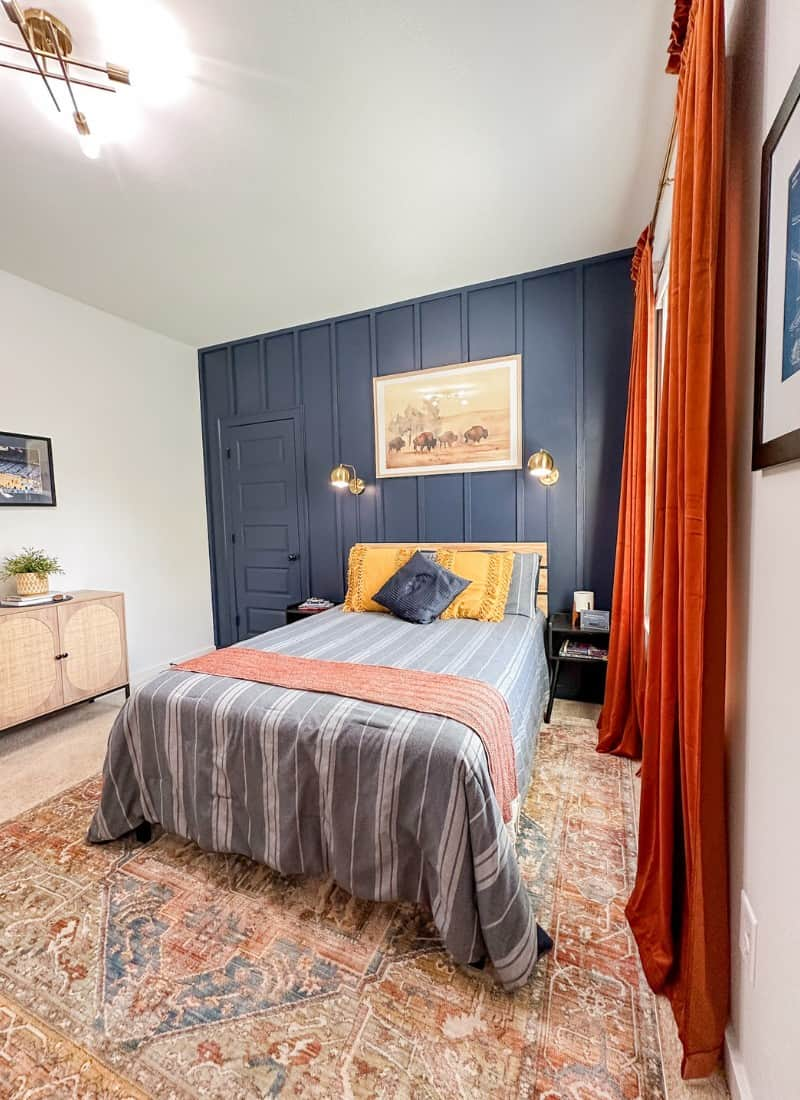
#> input picture backend/uploads/room-images/1785968137008-2f6f5a93aef21b59.jpg, 800 x 1100 px
$ python -i opencv_service.py   (imports and definitions only)
#> lines starting #> are read from the running program, lines starting #| are printed output that depends on the picture
#> further down, picture is the input picture: shape (1100, 800, 3); mean B, G, R 137.6, 147.5, 171.7
import cv2
import numpy as np
from typing import Tuple


# [58 lines left out: functions resize_image, compress_image, not called in this run]


def enhance_image(image: np.ndarray) -> np.ndarray:
    """
    Apply basic image enhancement for better AI analysis.
    Includes contrast adjustment and slight sharpening.

    Args:
        image: Input image as numpy array (BGR format).

    Returns:
        Enhanced image as numpy array.
    """
    # Apply CLAHE (Contrast Limited Adaptive Histogram Equalization)
    lab = cv2.cvtColor(image, cv2.COLOR_BGR2LAB)
#> lab: shape (1100, 800, 3); mean of channels 0, 1, 2 160.1, 136.5, 137.6
    l_channel, a_channel, b_channel = cv2.split(lab)
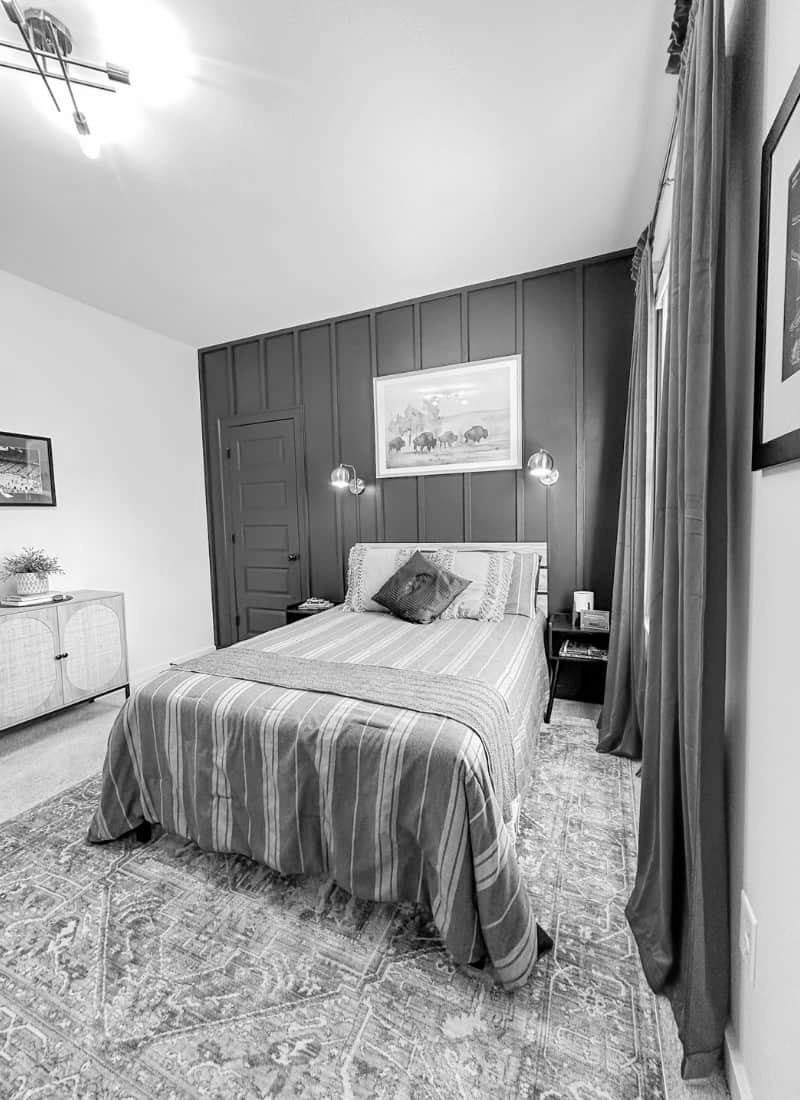
#> l_channel: shape (1100, 800); min 0, max 255, mean 160.1
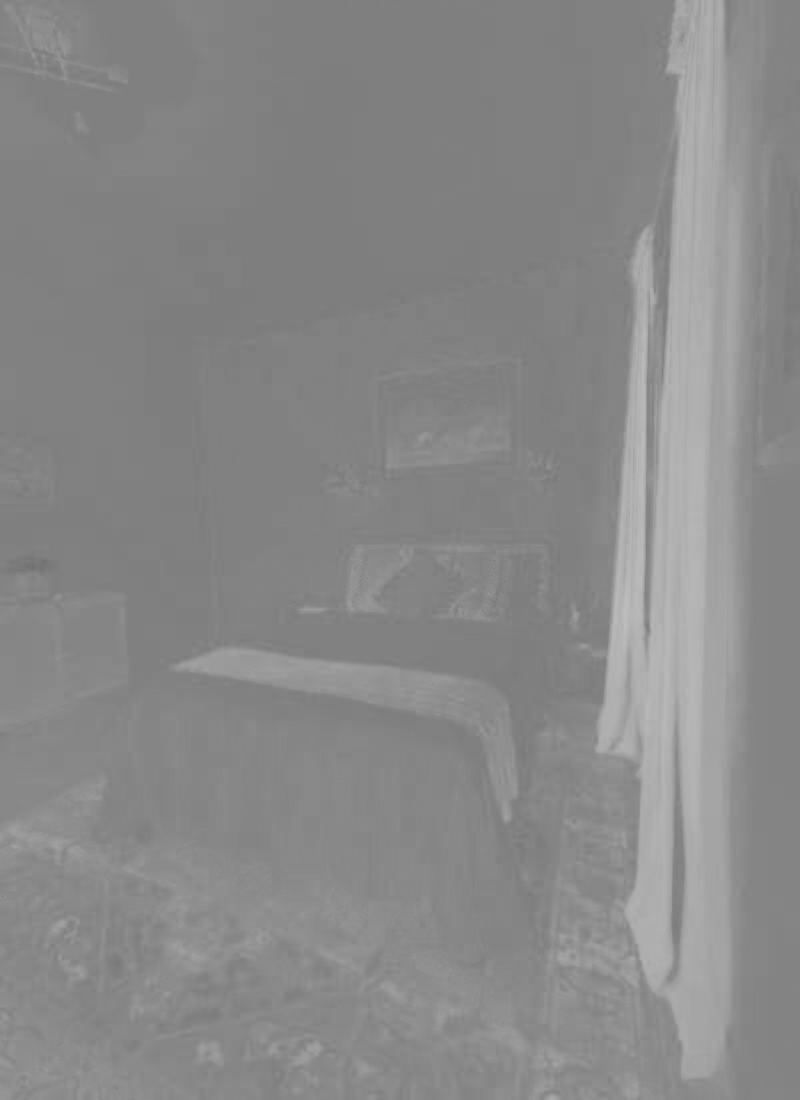
#> a_channel: shape (1100, 800); min 114, max 190, mean 136.5

    clahe = cv2.createCLAHE(clipLimit=2.0, tileGridSize=(8, 8))
    l_channel = clahe.apply(l_channel)
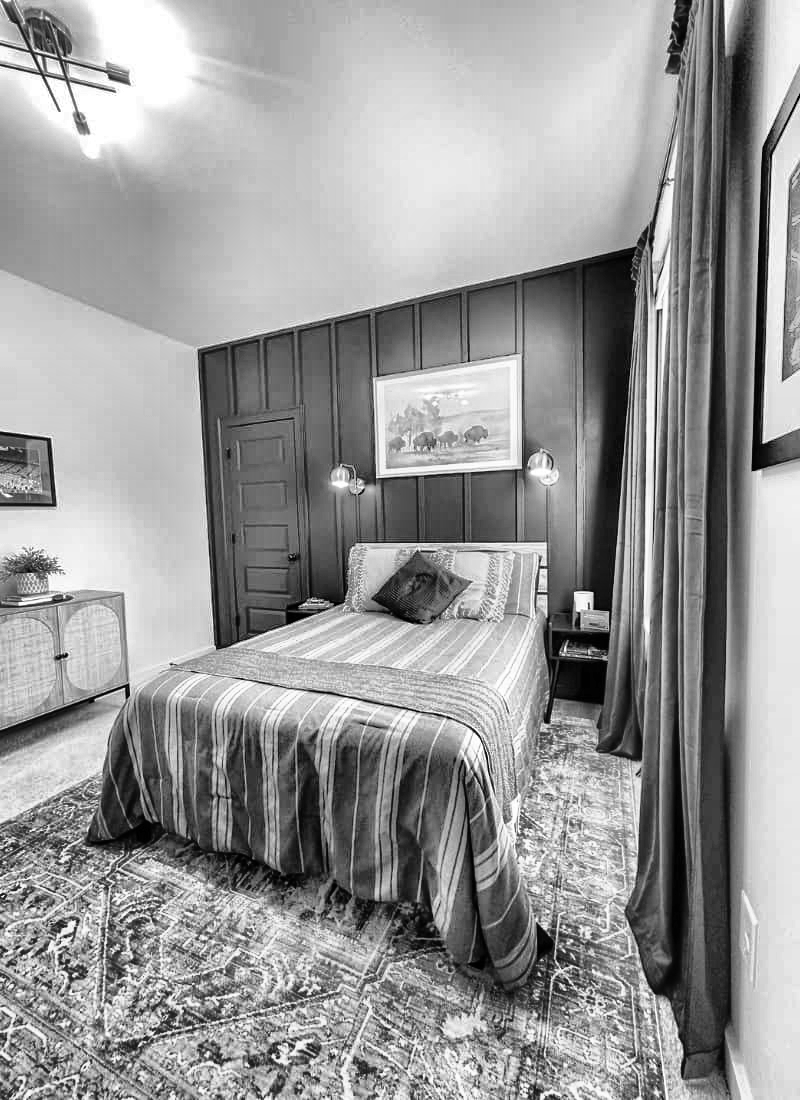
#> l_channel: shape (1100, 800); min 0, max 255, mean 152.2

    enhanced_lab = cv2.merge([l_channel, a_channel, b_channel])
#> enhanced_lab: shape (1100, 800, 3); mean of channels 0, 1, 2 152.2, 136.5, 137.6
    enhanced = cv2.cvtColor(enhanced_lab, cv2.COLOR_LAB2BGR)
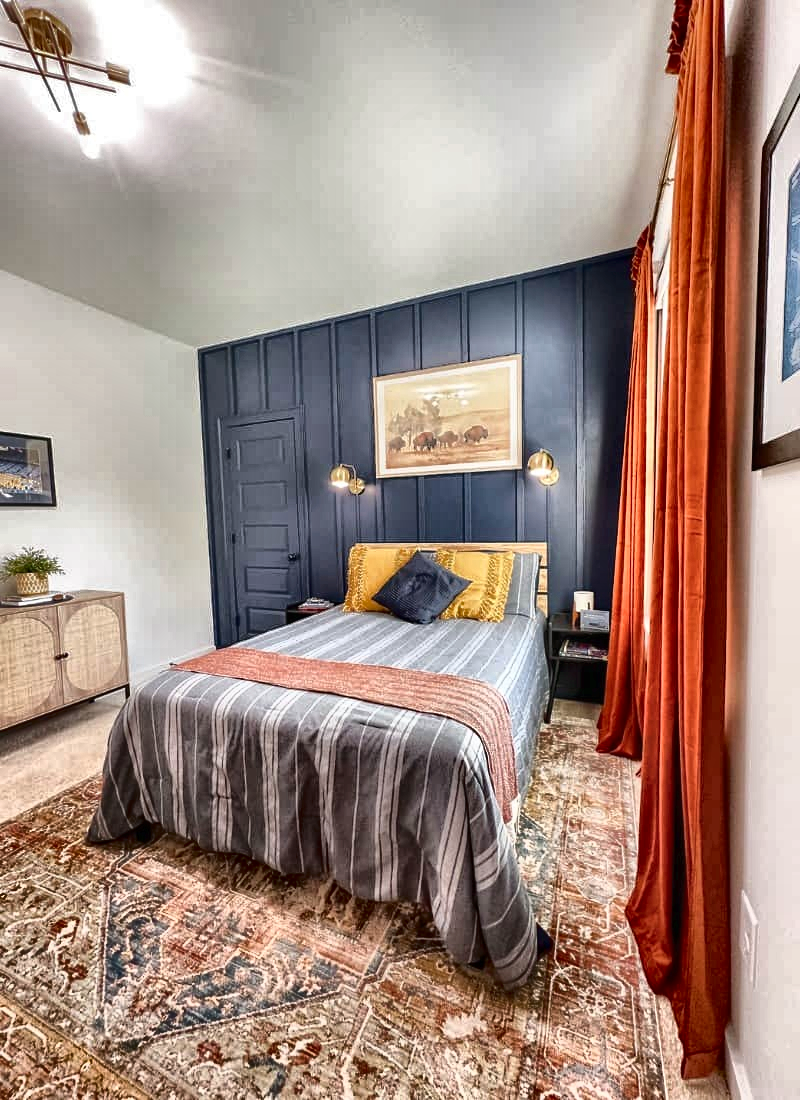
#> enhanced: shape (1100, 800, 3); mean B, G, R 130.3, 140, 163.5

    return enhanced


# [12 lines left out: function get_image_dimensions, not called in this run]

>>> import cv2
>>> picture = cv2.imread('../../../backend/uploads/room-images/1785968137008-2f6f5a93aef21b59.jpg')
>>> result = enhance_image(picture)
